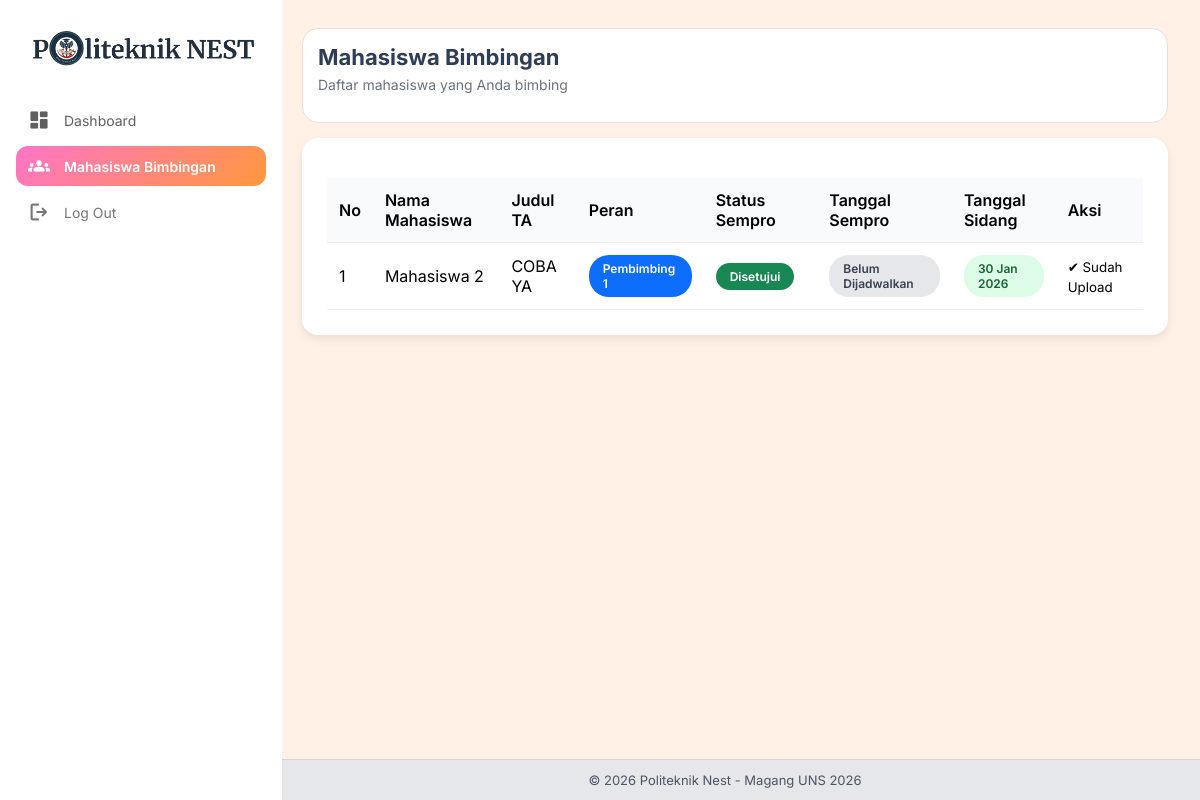
The page /dosen/mahasiswa_bimbingan.php (signed in) on the database its author committed.
### tables this page shows
CREATE TABLE `dosbing_ta` (
  `id` int NOT NULL,
  `pengajuan_id` int NOT NULL,
  `dosen_id` int NOT NULL,
  `role` enum('dosbing_1','dosbing_2') NOT NULL,
  `created_at` timestamp NULL DEFAULT CURRENT_TIMESTAMP,
  `persetujuan_sempro` varchar(255) DEFAULT NULL,
  `status_persetujuan` enum('pending','disetujui') DEFAULT 'pending'
);

CREATE TABLE `mahasiswa` (
  `id` int NOT NULL,
  `nim` varchar(20) NOT NULL,
  `username` varchar(50) NOT NULL,
  `password` varchar(255) NOT NULL,
  `nama` varchar(100) NOT NULL,
  `email` varchar(100) DEFAULT NULL,
  `prodi` varchar(50) DEFAULT NULL,
  `kelas` varchar(20) DEFAULT NULL,
  `nomor_telepon` varchar(25) NOT NULL,
  `created_at` timestamp NULL DEFAULT CURRENT_TIMESTAMP
);

CREATE TABLE `pengajuan_ta` (
  `id` int NOT NULL,
  `mahasiswa_id` int NOT NULL,
  `judul_ta` varchar(255) NOT NULL,
  `bukti_pembayaran` varchar(255) DEFAULT NULL,
  `formulir_pendaftaran` varchar(255) DEFAULT NULL,
  `transkrip_nilai` varchar(255) DEFAULT NULL,
  `bukti_magang` varchar(255) DEFAULT NULL,
  `status` enum('proses','revisi','ditolak','disetujui') DEFAULT 'proses',
  `catatan_admin` text,
  `created_at` timestamp NULL DEFAULT CURRENT_TIMESTAMP,
  `status_bukti_pembayaran` enum('proses','revisi','ditolak','disetujui') DEFAULT 'proses',
  `catatan_bukti_pembayaran` text,
  `status_formulir_pendaftaran` enum('proses','revisi','ditolak','disetujui') DEFAULT 'proses',
  `catatan_formulir_pendaftaran` text,
  `status_transkrip_nilai` enum('proses','revisi','ditolak','disetujui') DEFAULT 'proses',
  `catatan_transkrip_nilai` text,
  `status_bukti_magang` enum('proses','revisi','ditolak','disetujui') DEFAULT 'proses',
  `catatan_bukti_magang` text
);

CREATE TABLE `pengajuan_semhas` (
  `id` int NOT NULL,
  `mahasiswa_id` int NOT NULL,
  `pengajuan_ta_id` int NOT NULL,
  `file_berita_acara` varchar(255) DEFAULT NULL,
  `file_persetujuan_laporan` varchar(255) DEFAULT NULL,
  `file_pendaftaran_ujian` varchar(255) DEFAULT NULL,
  `file_buku_konsultasi` varchar(255) DEFAULT NULL,
  `status` enum('diajukan','revisi','disetujui','ditolak') DEFAULT 'diajukan',
  `catatan` text,
  `created_at` timestamp NULL DEFAULT CURRENT_TIMESTAMP,
  `status_file_berita_acara` enum('pending','valid','revisi') DEFAULT 'pending',
  `catatan_file_berita_acara` text,
  `status_file_persetujuan_laporan` enum('pending','valid','revisi') DEFAULT 'pending',
  `catatan_file_persetujuan_laporan` text,
  `status_file_pendaftaran_ujian` enum('pending','valid','revisi') DEFAULT 'pending',
  `catatan_file_pendaftaran_ujian` text,
  `status_file_buku_konsultasi` enum('pending','valid','revisi') DEFAULT 'pending',
  `catatan_file_buku_konsultasi` text,
  `tanggal_sidang` date DEFAULT NULL,
  `jam_sidang` time DEFAULT NULL,
  `tempat_sidang` varchar(100) DEFAULT NULL
);

### dosen/mahasiswa_bimbingan.php (the view, shortened to what this page needs)
<?php
require "../config/connection.php";
$stmt = $pdo->prepare("
    SELECT
        d.id AS dosbing_id,
        m.nama AS nama_mahasiswa,
        p.judul_ta,
        d.role,
        d.status_persetujuan,
        d.persetujuan_sempro,
        s.tanggal_sidang,
        sempro.tanggal_sempro
    FROM dosbing_ta d
    JOIN pengajuan_ta p ON d.pengajuan_id = p.id
    JOIN mahasiswa m ON p.mahasiswa_id = m.id
    LEFT JOIN pengajuan_semhas s ON s.mahasiswa_id = m.id
    LEFT JOIN pengajuan_sempro sempro ON sempro.mahasiswa_id = m.id
    WHERE d.dosen_id = ?
    ORDER BY m.nama ASC
");
$stmt->execute([$_SESSION['user']['id']]);
$data = $stmt->fetchAll(PDO::FETCH_ASSOC);
?>
<!DOCTYPE html>
<html lang="id">
<head>
</head>
<body>
<?php include "sidebar.php"; ?>
<div class="main-content">
    <div class="dashboard-header">
        <h1>Mahasiswa Bimbingan</h1>
        <p>Daftar mahasiswa yang Anda bimbing</p>
    </div>
    <div class="card">
        <?php if ($data): ?>
        <table>
            <thead>
    <tr>
        <th>No</th>
        <th>Nama Mahasiswa</th>
        <th>Judul TA</th>
        <th>Peran</th>
        <th>Status Sempro</th>
        <th>Tanggal Sempro</th>
        <th>Tanggal Sidang</th>
        <th>Aksi</th>
    </tr>
        </thead>
        <tbody>
        <?php $no = 1; foreach ($data as $row): ?>
        <tr>
            <td><?= $no++ ?></td>
            <td><?= htmlspecialchars($row['nama_mahasiswa']) ?></td>
            <td><?= htmlspecialchars($row['judul_ta']) ?></td>
            <td>
                <?= $row['role'] === 'dosbing_1'
                    ? '<span class="badge badge-1">Pembimbing 1</span>'
                    : '<span class="badge badge-2">Pembimbing 2</span>' ?>
            </td>
            <td>
                <?= $row['status_persetujuan'] === 'disetujui'
                    ? '<span class="badge badge-ok">Disetujui</span>'
                    : '<span class="badge badge-wait">Menunggu</span>' ?>
            </td>
            <td>
                <?php
                if (!$row['tanggal_sempro']) {
                    echo '<span class="badge badge-belum">Belum Dijadwalkan</span>';
                } else {
                    echo '<span class="badge badge-hijau">' . date('d M Y', strtotime($row['tanggal_sempro'])) . '</span>';
                }
                ?>
            </td>
            <td>
                <?php
                if (!$row['tanggal_sidang']) {
                    echo '<span class="badge badge-belum">Belum Dijadwalkan</span>';
                } else {
                    $today  = new DateTime();
                    $sidang = new DateTime($row['tanggal_sidang']);
                    $selisih = $today->diff($sidang)->days;
                    $isLewat = $sidang < $today;
                    if ($isLewat) {
                        $badge = 'badge-merah';
                        $label = 'Terlewat';
                    } elseif ($selisih <= 3) {
                        $badge = 'badge-merah';
                        $label = 'H-' . $selisih;
                    } elseif ($selisih <= 7) {
                        $badge = 'badge-kuning';
                        $label = 'H-' . $selisih;
                    } else {
                        $badge = 'badge-hijau';
                        $label = date('d M Y', strtotime($row['tanggal_sidang']));
                    }
                    echo "<span class='badge $badge'>$label</span>";
                }
                ?>
            </td>
            <td>
                <?php if ($row['status_persetujuan'] !== 'disetujui'): ?>
                    <a href="upload_persetujuan_sempro.php?id=<?= $row['dosbing_id'] ?>" class="btn-upload">
                        Upload Persetujuan
                    </a>
                <?php else: ?>
                    <small>✔ Sudah Upload</small>
                <?php endif; ?>
            </td>
        </tr>
        <?php endforeach; ?>
        </tbody>
        </table>
        <?php else: ?>
            <p>Belum ada mahasiswa bimbingan.</p>
        <?php endif; ?>
    </div>
</div>
</body>
</html>

### dosen/mahasiswa_bimbingan.php (style rules this page uses)
.card { background: #fff; padding: 25px; border-radius: 16px; box-shadow: 0 4px 10px rgba(0,0,0,.08); }
table { width: 100%; border-collapse: collapse; margin-top: 15px; }
th, td { padding: 12px; border-bottom: 1px solid #eee; text-align: left; }
th { background: #f9fafb; font-weight: 600; }
.badge { padding: 6px 14px; border-radius: 20px; font-size: 12px; font-weight: 600; display: inline-block; }
.badge-1 { background: #0d6efd; color:#fff; }
.badge-ok { background: #198754; color:#fff; }
.badge-belum { background:#e5e7eb; color:#374151; }
.badge-hijau { background:#dcfce7; color:#166534; }

### dosen/sidebar.php (style rules this page uses)
:root { --pink: #FF74C7; --orange: #FF983D; --gradient: linear-gradient(135deg, #FF74C7, #FF983D); }
body { background-color: #FFF1E5; font-family: 'Inter', sans-serif !important; margin: 0; }
.main-content { margin-left: 270px; padding: 28px 32px; margin-bottom: 60px; }
.dashboard-header { background: #ffffff; border-radius: 16px; padding: 15px; margin-bottom: 15px; border: 1px solid #f1dcdc; }
.dashboard-header h1 { margin: 0; font-size: 22px; font-weight: 700; color: #2f3e55; }
.dashboard-header p { margin-top: 6px; font-size: 14px; color: #6b7280; }

### dosen/footer.php (style rules this page uses)
:root { --pink: #FF74C7; --orange: #FF983D; --gradient: linear-gradient(135deg, #FF74C7, #FF983D); }

### rows shown on the page
dosbing_ta: mahasiswa.nama "Mahasiswa 2", pengajuan.judul_ta "COBA YA", role "Pembimbing 1", status_persetujuan "Disetujui", pengajuan_semhas.tanggal_sidang "30 Jan 2026"
